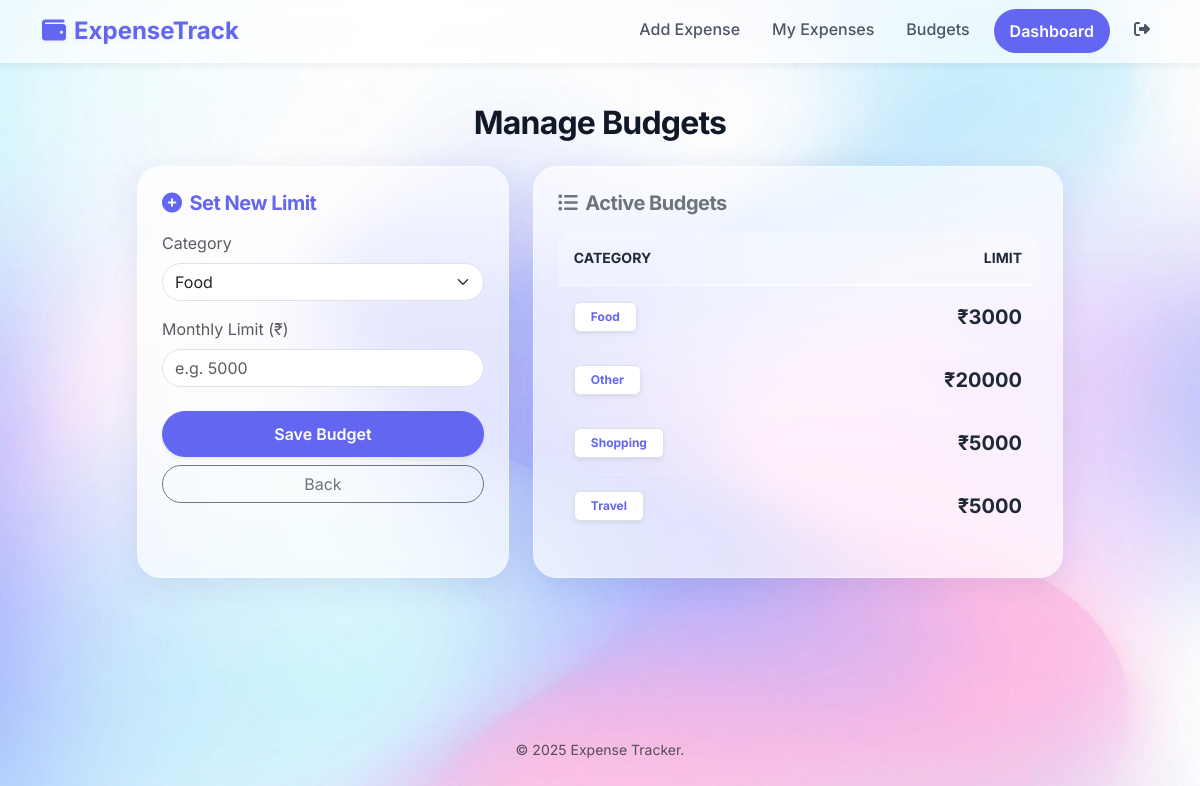
The app's page /budget (signed in), older data.
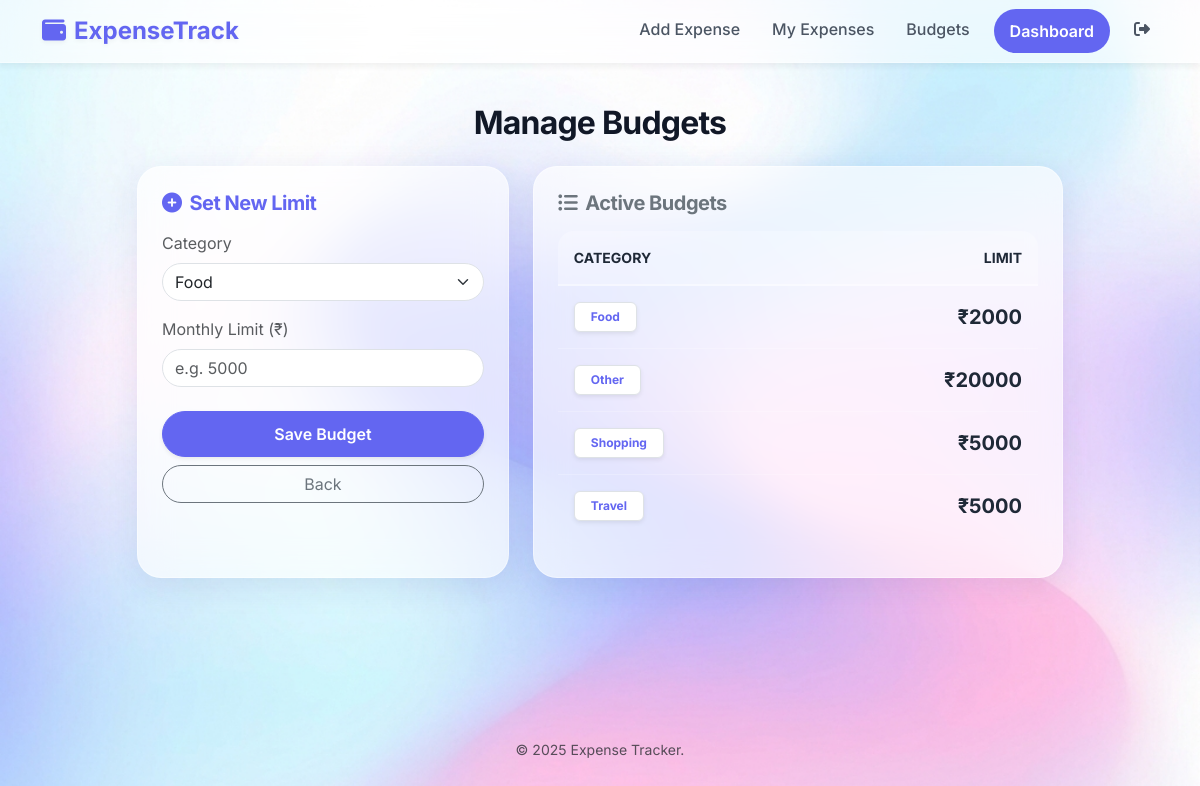
The same page, newer data.
### app.py (models this page shows)
class Budget(db.Model):
    id = db.Column(db.Integer, primary_key=True)
    user_id = db.Column(db.Integer, db.ForeignKey('user.id'), nullable=False)
    category = db.Column(db.String(80), nullable=False)
    amount = db.Column(db.Float, nullable=False)
    __table_args__ = (db.UniqueConstraint('user_id', 'category', name='_user_category_uc'),)

### app.py (the view, shortened to what this page needs)
@app.route('/budget', methods=['GET', 'POST'])
@login_required
def manage_budget():
    budgets = Budget.query.filter_by(user_id=current_user.id).all()
    return render_template('add_budget.html', budgets=budgets)

### app.py (called while the page is built)
@login_manager.user_loader
def load_user(user_id):
    return User.query.get(int(user_id))

### templates/add_budget.html (shortened to what this page needs)
{% extends "base.html" %}
{% block content %}
<div class="row justify-content-center">
    <div class="col-lg-10">
        <h2 class="mb-4 fw-bold text-center">Manage Budgets</h2>
        <div class="row g-4">
            <div class="col-md-5">
                <div class="glass-card p-4 h-100">
                    <h5 class="fw-bold mb-3 text-primary"><i class="fas fa-plus-circle me-2"></i>Set New Limit</h5>
                    <form method="post" action="{{ url_for('manage_budget') }}">
                        <div class="mb-3">
                            <label class="form-label text-muted">Category</label>
                            <select name="category" class="form-select rounded-pill">
                                <option>Food</option>
                            </select>
                        </div>
                        <div class="mb-4">
                            <label class="form-label text-muted">Monthly Limit (₹)</label>
                            <input type="number" step="0.01" name="amount" class="form-control rounded-pill"
                                placeholder="e.g. 5000" required>
                        </div>
                        <div class="d-grid gap-2">
                            <button class="btn btn-primary rounded-pill shadow-sm" type="submit">Save Budget</button>
                            <a href="{{ url_for('dashboard') }}" class="btn btn-outline-secondary rounded-pill">Back</a>
                        </div>
                    </form>
                </div>
            </div>
            <div class="col-md-7">
                <div class="glass-card p-4 h-100">
                    <h5 class="fw-bold mb-3 text-secondary"><i class="fas fa-list-ul me-2"></i>Active Budgets</h5>
                    <div class="table-responsive">
                        <table class="table table-hover align-middle glass-table">
                            <thead class="text-secondary small text-uppercase">
                                <tr>
                                    <th class="border-0">Category</th>
                                    <th class="border-0 text-end">Limit</th>
                                </tr>
                            </thead>
                            <tbody>
                                {% for b in budgets %}
                                <tr class="border-bottom border-light">
                                    <td><span class="badge bg-white text-primary border shadow-sm px-3 py-2">{{
                                            b.category }}</span></td>
                                    <td class="fw-bold text-end fs-5">₹{{ '%.0f'|format(b.amount) }}</td>
                                </tr>
                                {% endfor %}
                            </tbody>
                        </table>
                    </div>
                </div>
            </div>
        </div>
    </div>
</div>
{% endblock %}

Row changes from the older to the newer data that the page shows:
changed Budget "Food": amount "3000" → "2000"
